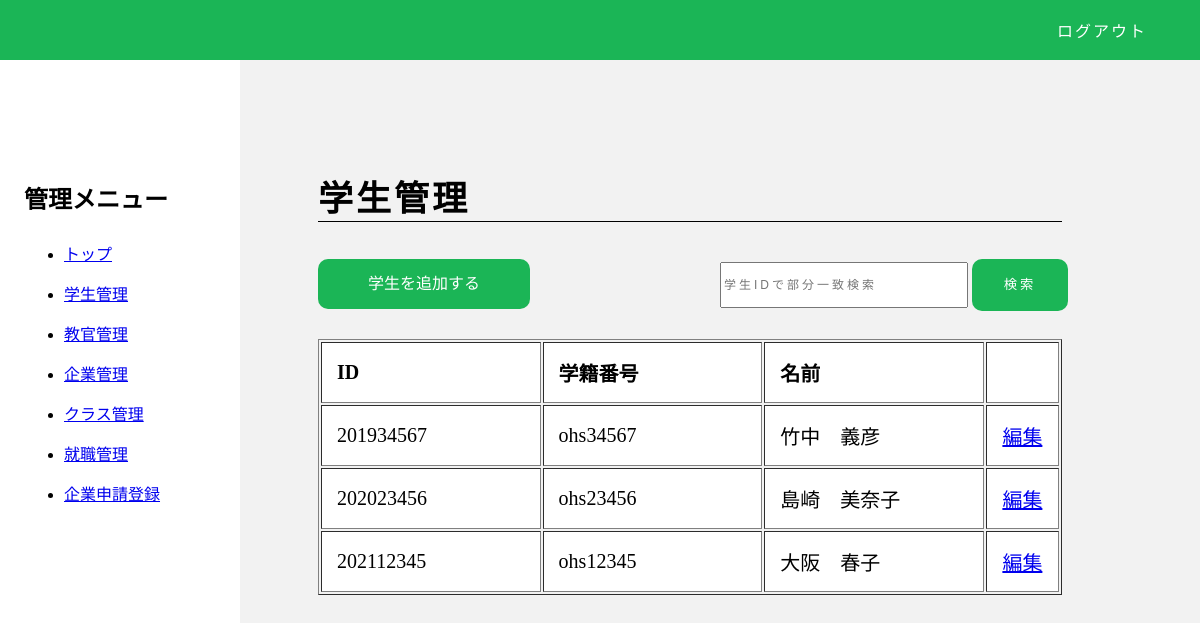
/adminpage/student.php, run on the app's committed database.
### tables this page shows
CREATE TABLE mt_student(
    student_id char(9),
    no char(8),
    pass char(9),
    date_of_birth char(8),
    name varchar(30),
    admission char(4),
    graduation char(4),
    PRIMARY KEY(student_id)
);

### adminpage/student.php (the view, shortened to what this page needs)
<?php
$userName = $_SESSION['USERNAME'];
$dsn      = 'mysql:dbname=db26;host=localhost';
$user     = 'root';
$password = '';
$count = -1;
try {
    $dbh = new PDO($dsn, $user, $password);
    $query = "SELECT * FROM mt_student";
    $stmt = $dbh->query($query);
} catch (PDOException $e) {
    die();
}
?>
<!DOCTYPE html>
<html lang="ja">
<head>
    <link rel="stylesheet" type="text/css" href="css/base.css">
    <link rel="stylesheet" type="text/css" href="css/button.css">
    <link rel="stylesheet" type="text/css" href="css/header.css">
    <link rel="stylesheet" type="text/css" href="css/read.css">
    <link rel="stylesheet" type="text/css" href="css/aside.css">
</head>
<body>
    <header>
        <div class="headwrrap">
            <div class="flex">
                <p><?php echo $userName; ?>&nbsp;</p>
            </div>
            <nav>
                <ul>
                    <li class="logout"><a href="../index.html">ログアウト</a>
                </ul>
            </nav>
        </div>
    </header>
    <section class="main">
        <div class="text">
            <div class="head_flex">
                <h1>学生管理</h1>
            </div>
            <div class="tb_flex">
                <a class="btn btn_add_width" href="#" role="button">学生を追加する</a>
                <div class="input-group mb-3">
                    <form action="student.php" method="post">
                        <?php
                        if (0 <= $count) {
                            echo "<input type=\"text\" placeholder=\"学生IDで部分一致検索　", $studentId, "\" name=\"student\" value=\"\">";
                        } else {
                            echo "<input type=\"text\" placeholder=\"学生IDで部分一致検索\" name=\"student\" value=\"\">";
                        }
                        ?>
                        <input type="submit" name="sb" value="検索" class="btn btn-outline-secondary height">
                    </form>
                </div>
            </div>
            <table border="1">
                <tr>
                    <th>ID</th>
                    <th>学籍番号</th>
                    <th>名前</th>
                    <th></th>
                </tr>
                <?php if ($count <= 0) { ?>
                    <?php foreach ($stmt as $row) { ?>
                        <tr>
                            <td><?php echo $row["student_id"]; ?></td>
                            <td><?php echo $row["no"]; ?></td>
                            <td><?php echo $row["name"]; ?></td>
                            <td><a href="studentEd.php?page=<?php echo $row["student_id"]; ?>">編集</a></td>
                        </tr>
                    <?php } ?>
                <?php } else if (0 < $count) { ?>
                    <?php foreach ($stmt1 as $row) { ?>
                        <tr>
                            <td><?php echo $row["student_id"]; ?></td>
                            <td><?php echo $row["no"]; ?></td>
                            <td><?php echo $row["name"]; ?></td>
                            <td><a href="studentEd.php?page=<?php echo $row["student_id"]; ?>">編集</a></td>
                        </tr>
                    <?php } ?>
                <?php } ?>
            </table>
        </div>
    </section>
    <aside id="sub">
        <h2>管理メニュー</h2>
        <ul>
            <li><a href="index.php">トップ</a></li>
            <li><a href="student.php">学生管理</a></li>
            <li><a href="teacher.php">教官管理</a></li>
            <li><a href="company.php">企業管理</a></li>
            <li><a href="#">クラス管理</a></li>
            <li><a href="#">就職管理</a></li>
            <li><a href="newCompany.php">企業申請登録</a>
            </li>
        </ul>
    </aside>
</body>
</html>

### adminpage/css/base.css (style rules this page uses)
body { background: #f2f2f2; margin: 0; padding: 0; margin: 0 auto; }
h1 { font-size: 35px; margin: 150px auto 37px auto; letter-spacing: 3px; border-bottom: 1px solid #000; text-align: left; }
.text { margin: 0 auto; text-align: center; width: 62vw; }
input { width: 40%; height: 40px; letter-spacing: 3px; }
.height { height: auto; }
.flex { display: flex; }

### adminpage/css/button.css (style rules this page uses)
.btn { background-color: #1bb556; border-radius: 10px; display: inline-block; transition: 0.5s; text-decoration: none; color: #fff; text-align: center; line-height: 50px; margin: 2% 37.5%; border: none; }
.btn_add_width { padding-left: 50px; padding-right: 50px; }

### adminpage/css/header.css (style rules this page uses)
body { margin: 0; padding: 0; }
header { position: fixed; top: 0; height: 60px; width: 100vw; background-color: #1bb556; box-sizing: border-box; color: white; }
.headwrrap { display: flex; justify-content: space-between; align-items: center; margin: 0 4vw; height: 100%; }
nav ul { margin: 0; padding: 0; }
nav li { list-style: none; display: inline-block; width: 10%; min-width: 90px; padding: 5px; letter-spacing: 2px; }
nav a { text-decoration: none; color: white; }

### adminpage/css/read.css (style rules this page uses)
.btn { margin: 0; }
.text { text-align: left; }
.tb_flex { display: flex; justify-content: space-between; }
input { width: 50%; }
.input-group { width: 40%; position: absolute; right: 0px; }
.btn-outline-secondary { width: 20%; }

### adminpage/css/aside.css (style rules this page uses)
#sub { box-sizing: border-box; top: 60px; height: 100%; width: 20%; position: fixed; overflow: hidden; background: #ffffff; padding: 100px 2%; }
.main { box-sizing: border-box; margin-left: 15%; padding: 20px 40px; }
#sub a { line-height: 2.5em; text-decoration: underline; }
table { margin: 30px auto 0 auto; width: 100%; font-size: 20px; }
th, td { padding: 15px; background-color: #fff; }
th { width: 30%; }
td a { display: block; text-align: center; }

### data on the page
mt_student: student_id "201934567", no "ohs34567", name "竹中 義彦"
mt_student: student_id "202023456", no "ohs23456", name "島崎 美奈子"
mt_student: student_id "202112345", no "ohs12345", name "大阪 春子"
